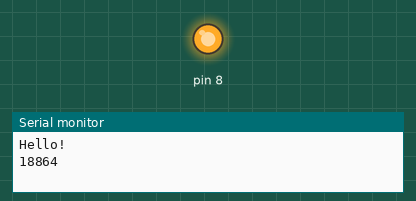
The sketch below on a simulated Arduino Uno, built with avr-gcc and run on an emulated ATmega328P. Parts: output pins drawn as LEDs (lit = HIGH), the last lines printed to the serial monitor. The local clock reads 2024-03-15 10:24:30 at power-on unless the sketch sets it.

Above: at 0.9 s.
At 6.4 s:
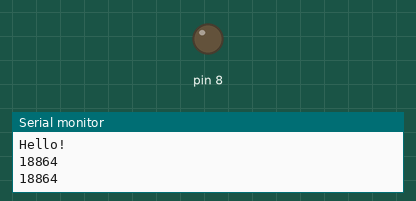
Timing chart, 0 to 12.9 s (numbered marks = the images above):
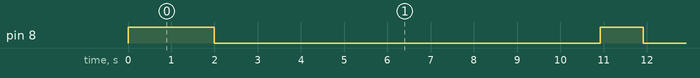

The sketch:

RTC.ino
```cpp
#include "RTClib.h"

RTC_DS3231 RTC;

void setup() {
  RTC.begin();
  RTC.adjust(DateTime(2021, 8, 25, 16, 27, 30));
  Serial.begin(9600);
  Serial.println("Hello!");
  pinMode(8, OUTPUT);
}

int day, hour, minute, second;
DateTime now;

void loop() {
  now = RTC.now();
  day = now.day();
  hour = now.hour();
  minute = now.minute();
  second = now.second();

  if(second%10 == 0){
    Serial.println(now.unixtime() / 86400L);
    digitalWrite(8, 1);
  }
  else{
    digitalWrite(8, 0);
  }
  delay(991);
}
```

Measured:
- by itself, pin 8: repeats every 9.9 s: LOW 8.9 s, HIGH 0.99 s
